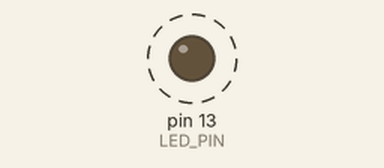
Recording of a sketch running on a simulated Arduino Uno, built with avr-gcc and run on an emulated ATmega328P. Parts: output pins drawn as LEDs (lit = HIGH). Dashed ring = blinking. What the sketch prints to the serial monitor is not drawn.

Above: at 0.2 s.
Timing chart, 0 to 3.0 s (numbered marks = the images above):
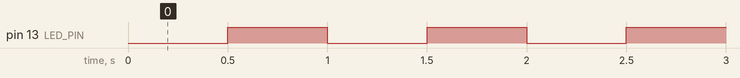

The sketch:

esp8266_led_blink.ino
```cpp
////////////////////////////////////////////////////////////////////////////////////////
// Author: Rawat S., Department of Electrical & Computer Engineering, KMUTNB, Thailand
// Date: 2017-07-18
// Software: Arduino IDE: v1.8.2 + esp8266 v2.3.0
// Hardware: Boards with the ESP-12 module
////////////////////////////////////////////////////////////////////////////////////////

// User-defined pin definitions for ESP8266 Board: WeMos D1 mini (with ESP12)
// see: https://www.wemos.cc/product/d1-mini.html
// schematic: https://www.wemos.cc/sites/default/files/2016-09/mini_new_V2.pdf

//#define LED_PIN   2     // GPIO-2 or D9 pin (built-in LED on ESP-12E module)

#define LED_PIN     LED_BUILTIN

// global variable
int state = 0;

void setup() {
   Serial.begin( 115200 );
   Serial.println( "\n\n\n\n" );
   pinMode( LED_PIN, OUTPUT );
}

void loop() {
   Serial.println( state );  // show the current value of the state variable
   digitalWrite( LED_PIN, state ); // update the output using the state variable
   state ^= 1;   // toggle the state variable
   delay(500);
}

//////////////////////////////////////////////////////////////////////////
```

Measured:
- by itself, pin 13 (LED_PIN): alternates HIGH for 0.50 s and LOW for 0.50 s
